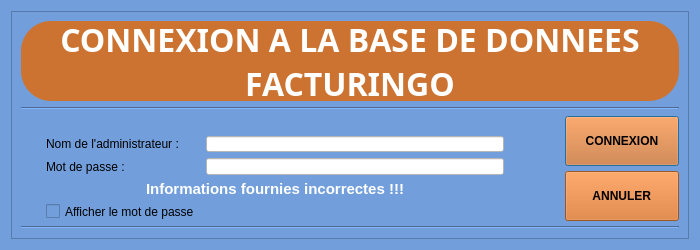
<?xml version="1.0" encoding="UTF-8"?>
<ui version="4.0">
 <class>Dialog</class>
 <widget class="QDialog" name="Dialog">
  <property name="geometry">
   <rect>
    <x>0</x>
    <y>0</y>
    <width>700</width>
    <height>250</height>
   </rect>
  </property>
  <property name="minimumSize">
   <size>
    <width>700</width>
    <height>250</height>
   </size>
  </property>
  <property name="maximumSize">
   <size>
    <width>700</width>
    <height>250</height>
   </size>
  </property>
  <property name="font">
   <font>
    <pointsize>13</pointsize>
   </font>
  </property>
  <property name="windowTitle">
   <string>Connexion Facturingo</string>
  </property>
  <property name="windowOpacity">
   <double>0.000100000000000</double>
  </property>
  <property name="styleSheet">
   <string notr="true">background-color: rgb(114, 159, 220);</string>
  </property>
  <layout class="QGridLayout" name="gridLayout">
   <item row="0" column="0">
    <widget class="QFrame" name="frame_2">
     <property name="frameShape">
      <enum>QFrame::StyledPanel</enum>
     </property>
     <property name="frameShadow">
      <enum>QFrame::Raised</enum>
     </property>
     <layout class="QGridLayout" name="gridLayout_2">
      <item row="1" column="0">
       <widget class="Line" name="line">
        <property name="orientation">
         <enum>Qt::Horizontal</enum>
        </property>
       </widget>
      </item>
      <item row="3" column="0">
       <widget class="Line" name="line_2">
        <property name="orientation">
         <enum>Qt::Horizontal</enum>
        </property>
       </widget>
      </item>
      <item row="2" column="0">
       <layout class="QHBoxLayout" name="horizontalLayout_2">
        <item>
         <layout class="QFormLayout" name="formLayout">
          <property name="leftMargin">
           <number>25</number>
          </property>
          <property name="topMargin">
           <number>20</number>
          </property>
          <property name="rightMargin">
           <number>15</number>
          </property>
          <item row="0" column="0">
           <widget class="QLabel" name="nomDeLAdministrateurLabel">
            <property name="text">
             <string>Nom de l'administrateur : </string>
            </property>
           </widget>
          </item>
          <item row="0" column="1">
           <widget class="QLineEdit" name="nomDeLAdministrateurLineEdit">
            <property name="toolTip">
             <string>Entrer le nom de l'administrateur</string>
            </property>
            <property name="whatsThis">
             <string>Entrer le nom de l'administrateur</string>
            </property>
            <property name="autoFillBackground">
             <bool>false</bool>
            </property>
            <property name="styleSheet">
             <string notr="true">background-color: rgb(255, 255, 255);</string>
            </property>
           </widget>
          </item>
          <item row="1" column="0">
           <widget class="QLabel" name="motDePasseLabel">
            <property name="text">
             <string>Mot de passe : </string>
            </property>
           </widget>
          </item>
          <item row="1" column="1">
           <widget class="QLineEdit" name="motDePasseLineEdit">
            <property name="toolTip">
             <string>Entrer le mot de passe de 
 l'administrateur</string>
            </property>
            <property name="whatsThis">
             <string>Entrer le mot de passe de 
 l'administrateur</string>
            </property>
            <property name="autoFillBackground">
             <bool>false</bool>
            </property>
            <property name="styleSheet">
             <string notr="true">background-color: rgb(255, 255, 255);</string>
            </property>
            <property name="inputMethodHints">
             <set>Qt::ImhHiddenText|Qt::ImhNoAutoUppercase|Qt::ImhNoPredictiveText|Qt::ImhSensitiveData</set>
            </property>
            <property name="echoMode">
             <enum>QLineEdit::Password</enum>
            </property>
           </widget>
          </item>
          <item row="3" column="0">
           <widget class="QCheckBox" name="check_mpd_view">
            <property name="autoFillBackground">
             <bool>false</bool>
            </property>
            <property name="text">
             <string>Afficher le mot de passe</string>
            </property>
            <property name="tristate">
             <bool>false</bool>
            </property>
           </widget>
          </item>
          <item row="2" column="0" colspan="2">
           <widget class="QLabel" name="label_status">
            <property name="font">
             <font>
              <pointsize>11</pointsize>
              <weight>75</weight>
              <bold>true</bold>
             </font>
            </property>
            <property name="styleSheet">
             <string notr="true">color: rgb(255, 255, 255);</string>
            </property>
            <property name="text">
             <string>Informations fournies incorrectes !!!</string>
            </property>
            <property name="alignment">
             <set>Qt::AlignCenter</set>
            </property>
           </widget>
          </item>
         </layout>
        </item>
        <item>
         <spacer name="horizontalSpacer">
          <property name="orientation">
           <enum>Qt::Horizontal</enum>
          </property>
          <property name="sizeType">
           <enum>QSizePolicy::Minimum</enum>
          </property>
          <property name="sizeHint" stdset="0">
           <size>
            <width>40</width>
            <height>20</height>
           </size>
          </property>
         </spacer>
        </item>
        <item>
         <layout class="QVBoxLayout" name="verticalLayout">
          <item>
           <widget class="QPushButton" name="btn_connect">
            <property name="minimumSize">
             <size>
              <width>0</width>
              <height>50</height>
             </size>
            </property>
            <property name="font">
             <font>
              <weight>75</weight>
              <bold>true</bold>
             </font>
            </property>
            <property name="styleSheet">
             <string notr="true">background-color: rgba(215, 110, 30, 228);</string>
            </property>
            <property name="text">
             <string>     CONNEXION     </string>
            </property>
            <property name="shortcut">
             <string>Return</string>
            </property>
           </widget>
          </item>
          <item>
           <widget class="QPushButton" name="btn_reset">
            <property name="minimumSize">
             <size>
              <width>0</width>
              <height>50</height>
             </size>
            </property>
            <property name="font">
             <font>
              <weight>75</weight>
              <bold>true</bold>
             </font>
            </property>
            <property name="styleSheet">
             <string notr="true">background-color: rgba(215, 110, 30, 228);</string>
            </property>
            <property name="text">
             <string>     ANNULER     </string>
            </property>
            <property name="shortcut">
             <string>Esc</string>
            </property>
           </widget>
          </item>
         </layout>
        </item>
       </layout>
      </item>
      <item row="0" column="0">
       <widget class="QLabel" name="label">
        <property name="maximumSize">
         <size>
          <width>670</width>
          <height>80</height>
         </size>
        </property>
        <property name="font">
         <font>
          <family>KacstDecorative</family>
          <pointsize>24</pointsize>
          <weight>75</weight>
          <bold>true</bold>
         </font>
        </property>
        <property name="styleSheet">
         <string notr="true">background-color: rgba(215, 110, 30, 228);
border-radius: 30px;
color:rgb(255, 255, 255);</string>
        </property>
        <property name="text">
         <string>CONNEXION A LA BASE DE DONNEES 
FACTURINGO</string>
        </property>
        <property name="alignment">
         <set>Qt::AlignCenter</set>
        </property>
        <property name="openExternalLinks">
         <bool>true</bool>
        </property>
       </widget>
      </item>
     </layout>
    </widget>
   </item>
  </layout>
 </widget>
 <resources/>
 <connections/>
</ui>
